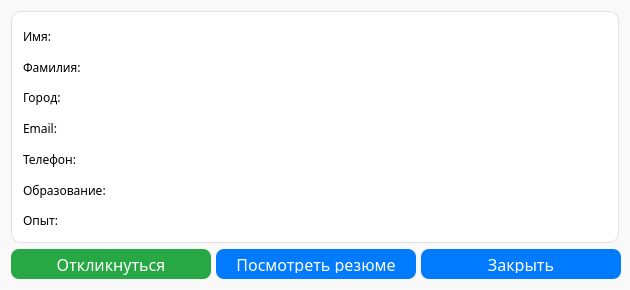
<?xml version="1.0" encoding="UTF-8"?>
<ui version="4.0">
 <class>candidateDetailsWindow</class>
 <widget class="QDialog" name="candidateDetailsWindow">
  <property name="geometry">
   <rect>
    <x>0</x>
    <y>0</y>
    <width>630</width>
    <height>290</height>
   </rect>
  </property>
  <property name="sizePolicy">
   <sizepolicy hsizetype="Fixed" vsizetype="Fixed">
    <horstretch>0</horstretch>
    <verstretch>0</verstretch>
   </sizepolicy>
  </property>
  <property name="minimumSize">
   <size>
    <width>630</width>
    <height>290</height>
   </size>
  </property>
  <property name="maximumSize">
   <size>
    <width>634</width>
    <height>290</height>
   </size>
  </property>
  <property name="windowTitle">
   <string>Dialog</string>
  </property>
  <property name="styleSheet">
   <string notr="true">#candidateDetailsWindow {
	
	background-color: #f9f9f9;
}</string>
  </property>
  <layout class="QGridLayout" name="gridLayout">
   <item row="0" column="0">
    <layout class="QVBoxLayout" name="verticalLayout_3">
     <item>
      <widget class="QGroupBox" name="groupBox">
       <property name="font">
        <font>
         <family>Golos Text SemiBold</family>
         <pointsize>13</pointsize>
         <bold>false</bold>
        </font>
       </property>
       <property name="styleSheet">
        <string notr="true">QGroupBox::title {
	color: black;
	font-weight: bold;
	left: 5px;
	top: 5 px
}
QGroupBox {
    border: 1px solid #e0e0e0;
	border-radius: 10px;
    background-color: white;
}</string>
       </property>
       <property name="title">
        <string/>
       </property>
       <property name="alignment">
        <set>Qt::AlignmentFlag::AlignCenter</set>
       </property>
       <property name="flat">
        <bool>false</bool>
       </property>
       <property name="checkable">
        <bool>false</bool>
       </property>
       <layout class="QHBoxLayout" name="horizontalLayout">
        <item>
         <layout class="QVBoxLayout" name="verticalLayout_2">
          <property name="spacing">
           <number>10</number>
          </property>
          <item>
           <widget class="QLabel" name="nameLabel">
            <property name="sizePolicy">
             <sizepolicy hsizetype="Fixed" vsizetype="Preferred">
              <horstretch>0</horstretch>
              <verstretch>0</verstretch>
             </sizepolicy>
            </property>
            <property name="maximumSize">
             <size>
              <width>16777215</width>
              <height>16777215</height>
             </size>
            </property>
            <property name="font">
             <font>
              <family>Golos Text</family>
             </font>
            </property>
            <property name="styleSheet">
             <string notr="true">QLabel {
	color: black;
}</string>
            </property>
            <property name="text">
             <string>Имя:</string>
            </property>
           </widget>
          </item>
          <item>
           <widget class="QLabel" name="surnameLabel">
            <property name="sizePolicy">
             <sizepolicy hsizetype="Fixed" vsizetype="Preferred">
              <horstretch>0</horstretch>
              <verstretch>0</verstretch>
             </sizepolicy>
            </property>
            <property name="font">
             <font>
              <family>Golos Text</family>
             </font>
            </property>
            <property name="styleSheet">
             <string notr="true">QLabel {
	color: black;
}</string>
            </property>
            <property name="text">
             <string>Фамилия:</string>
            </property>
           </widget>
          </item>
          <item>
           <widget class="QLabel" name="cityLabel">
            <property name="sizePolicy">
             <sizepolicy hsizetype="Fixed" vsizetype="Preferred">
              <horstretch>0</horstretch>
              <verstretch>0</verstretch>
             </sizepolicy>
            </property>
            <property name="font">
             <font>
              <family>Golos Text</family>
             </font>
            </property>
            <property name="styleSheet">
             <string notr="true">QLabel {
	color: black;
}</string>
            </property>
            <property name="text">
             <string>Город:</string>
            </property>
           </widget>
          </item>
          <item>
           <widget class="QLabel" name="emailLabel">
            <property name="sizePolicy">
             <sizepolicy hsizetype="Fixed" vsizetype="Preferred">
              <horstretch>0</horstretch>
              <verstretch>0</verstretch>
             </sizepolicy>
            </property>
            <property name="font">
             <font>
              <family>Golos Text</family>
             </font>
            </property>
            <property name="styleSheet">
             <string notr="true">QLabel {
	color: black;
}</string>
            </property>
            <property name="text">
             <string>Email:</string>
            </property>
           </widget>
          </item>
          <item>
           <widget class="QLabel" name="phoneLabel">
            <property name="sizePolicy">
             <sizepolicy hsizetype="Fixed" vsizetype="Preferred">
              <horstretch>0</horstretch>
              <verstretch>0</verstretch>
             </sizepolicy>
            </property>
            <property name="font">
             <font>
              <family>Golos Text</family>
             </font>
            </property>
            <property name="styleSheet">
             <string notr="true">QLabel {
	color: black;
}</string>
            </property>
            <property name="text">
             <string>Телефон:</string>
            </property>
           </widget>
          </item>
          <item>
           <widget class="QLabel" name="educationLabel">
            <property name="sizePolicy">
             <sizepolicy hsizetype="Fixed" vsizetype="Preferred">
              <horstretch>0</horstretch>
              <verstretch>0</verstretch>
             </sizepolicy>
            </property>
            <property name="font">
             <font>
              <family>Golos Text</family>
             </font>
            </property>
            <property name="styleSheet">
             <string notr="true">QLabel {
	color: black;
}</string>
            </property>
            <property name="text">
             <string>Образование:</string>
            </property>
           </widget>
          </item>
          <item>
           <widget class="QLabel" name="experienceLabel">
            <property name="sizePolicy">
             <sizepolicy hsizetype="Fixed" vsizetype="Preferred">
              <horstretch>0</horstretch>
              <verstretch>0</verstretch>
             </sizepolicy>
            </property>
            <property name="font">
             <font>
              <family>Golos Text</family>
             </font>
            </property>
            <property name="styleSheet">
             <string notr="true">QLabel {
	color: black;
}</string>
            </property>
            <property name="text">
             <string>Опыт:</string>
            </property>
           </widget>
          </item>
         </layout>
        </item>
        <item>
         <layout class="QVBoxLayout" name="verticalLayout">
          <item>
           <widget class="QLabel" name="name">
            <property name="styleSheet">
             <string notr="true">QLabel {
  color: black;
}</string>
            </property>
            <property name="text">
             <string/>
            </property>
           </widget>
          </item>
          <item>
           <widget class="QLabel" name="surname">
            <property name="styleSheet">
             <string notr="true">QLabel {
  color: black;
}</string>
            </property>
            <property name="text">
             <string/>
            </property>
           </widget>
          </item>
          <item>
           <widget class="QLabel" name="city">
            <property name="styleSheet">
             <string notr="true">QLabel {
  color: black;
}</string>
            </property>
            <property name="text">
             <string/>
            </property>
           </widget>
          </item>
          <item>
           <widget class="QLabel" name="email">
            <property name="styleSheet">
             <string notr="true">QLabel {
  color: black;
}</string>
            </property>
            <property name="text">
             <string/>
            </property>
           </widget>
          </item>
          <item>
           <widget class="QLabel" name="phone">
            <property name="styleSheet">
             <string notr="true">QLabel {
  color: black;
}</string>
            </property>
            <property name="text">
             <string/>
            </property>
           </widget>
          </item>
          <item>
           <widget class="QLabel" name="education">
            <property name="styleSheet">
             <string notr="true">QLabel {
  color: black;
}</string>
            </property>
            <property name="text">
             <string/>
            </property>
           </widget>
          </item>
          <item>
           <widget class="QLabel" name="experience">
            <property name="styleSheet">
             <string notr="true">QLabel {
  color: black;
}</string>
            </property>
            <property name="text">
             <string/>
            </property>
           </widget>
          </item>
         </layout>
        </item>
       </layout>
      </widget>
     </item>
     <item>
      <layout class="QHBoxLayout" name="horizontalLayout_2">
       <property name="spacing">
        <number>6</number>
       </property>
       <item>
        <widget class="QPushButton" name="pushButton">
         <property name="sizePolicy">
          <sizepolicy hsizetype="Fixed" vsizetype="Fixed">
           <horstretch>0</horstretch>
           <verstretch>0</verstretch>
          </sizepolicy>
         </property>
         <property name="minimumSize">
          <size>
           <width>200</width>
           <height>0</height>
          </size>
         </property>
         <property name="maximumSize">
          <size>
           <width>200</width>
           <height>30</height>
          </size>
         </property>
         <property name="font">
          <font>
           <family>Golos Text</family>
           <pointsize>12</pointsize>
          </font>
         </property>
         <property name="styleSheet">
          <string notr="true">QPushButton {
    background-color: #28a745;
    color: white;
    border: none;
    border-radius: 8px;
}

QPushButton:hover {
    background-color: #218838; /* затемнение */
}</string>
         </property>
         <property name="text">
          <string>Откликнуться</string>
         </property>
        </widget>
       </item>
       <item>
        <widget class="QPushButton" name="resumeButton">
         <property name="sizePolicy">
          <sizepolicy hsizetype="Fixed" vsizetype="Fixed">
           <horstretch>0</horstretch>
           <verstretch>0</verstretch>
          </sizepolicy>
         </property>
         <property name="minimumSize">
          <size>
           <width>200</width>
           <height>30</height>
          </size>
         </property>
         <property name="maximumSize">
          <size>
           <width>200</width>
           <height>30</height>
          </size>
         </property>
         <property name="font">
          <font>
           <family>Golos Text</family>
           <pointsize>12</pointsize>
          </font>
         </property>
         <property name="styleSheet">
          <string notr="true">QPushButton {
    background-color: #007BFF;
    color: white;
    border-radius: 8px;
    padding: 6px 12px;
}

QPushButton:hover {
    background-color: #0069d9;
}</string>
         </property>
         <property name="text">
          <string>Посмотреть резюме</string>
         </property>
        </widget>
       </item>
       <item>
        <widget class="QPushButton" name="exitButton">
         <property name="sizePolicy">
          <sizepolicy hsizetype="Preferred" vsizetype="Fixed">
           <horstretch>0</horstretch>
           <verstretch>0</verstretch>
          </sizepolicy>
         </property>
         <property name="minimumSize">
          <size>
           <width>200</width>
           <height>30</height>
          </size>
         </property>
         <property name="maximumSize">
          <size>
           <width>200</width>
           <height>30</height>
          </size>
         </property>
         <property name="font">
          <font>
           <family>Golos Text</family>
           <pointsize>12</pointsize>
          </font>
         </property>
         <property name="styleSheet">
          <string notr="true">QPushButton {
    background-color: #007BFF;
    color: white;
    border-radius: 8px;
    padding: 6px 12px;
}

QPushButton:hover {
    background-color: #0069d9;
}</string>
         </property>
         <property name="text">
          <string>Закрыть</string>
         </property>
        </widget>
       </item>
      </layout>
     </item>
    </layout>
   </item>
  </layout>
 </widget>
 <resources/>
 <connections/>
</ui>
